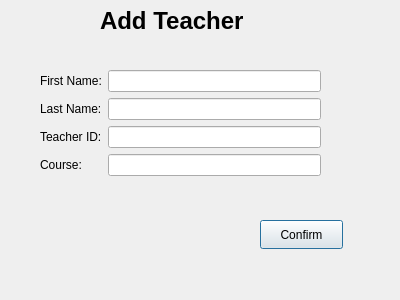
<?xml version="1.0" encoding="UTF-8"?>
<ui version="4.0">
 <class>addteacher</class>
 <widget class="QDialog" name="addteacher">
  <property name="geometry">
   <rect>
    <x>0</x>
    <y>0</y>
    <width>400</width>
    <height>300</height>
   </rect>
  </property>
  <property name="windowTitle">
   <string>Dialog</string>
  </property>
  <widget class="QPushButton" name="pushButton">
   <property name="geometry">
    <rect>
     <x>260</x>
     <y>220</y>
     <width>83</width>
     <height>29</height>
    </rect>
   </property>
   <property name="text">
    <string>Confirm</string>
   </property>
  </widget>
  <widget class="QLabel" name="label">
   <property name="geometry">
    <rect>
     <x>100</x>
     <y>0</y>
     <width>211</width>
     <height>41</height>
    </rect>
   </property>
   <property name="font">
    <font>
     <pointsize>18</pointsize>
     <bold>true</bold>
    </font>
   </property>
   <property name="text">
    <string>Add Teacher</string>
   </property>
  </widget>
  <widget class="QWidget" name="formLayoutWidget">
   <property name="geometry">
    <rect>
     <x>40</x>
     <y>70</y>
     <width>281</width>
     <height>141</height>
    </rect>
   </property>
   <layout class="QFormLayout" name="formLayout">
    <item row="0" column="0">
     <widget class="QLabel" name="label_2">
      <property name="text">
       <string>First Name:</string>
      </property>
     </widget>
    </item>
    <item row="0" column="1">
     <widget class="QLineEdit" name="firstNameEdit"/>
    </item>
    <item row="1" column="0">
     <widget class="QLabel" name="label_5">
      <property name="text">
       <string>Last Name:</string>
      </property>
     </widget>
    </item>
    <item row="1" column="1">
     <widget class="QLineEdit" name="lastNameEdit"/>
    </item>
    <item row="2" column="0">
     <widget class="QLabel" name="label_6">
      <property name="text">
       <string>Teacher ID:</string>
      </property>
     </widget>
    </item>
    <item row="2" column="1">
     <widget class="QLineEdit" name="idEdit"/>
    </item>
    <item row="3" column="1">
     <widget class="QLineEdit" name="courseEdit"/>
    </item>
    <item row="3" column="0">
     <widget class="QLabel" name="label_4">
      <property name="text">
       <string>Course:</string>
      </property>
     </widget>
    </item>
   </layout>
  </widget>
 </widget>
 <resources/>
 <connections/>
</ui>
